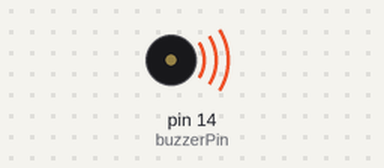
This sketch was run on a simulated Arduino Uno, built with avr-gcc and run on an emulated ATmega328P. Shown: buzzer (waves = sounding).

Above: at 0.1 s.
At 32.3 s:
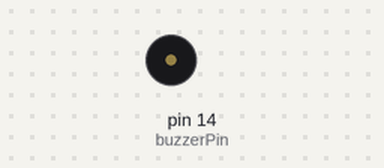
Timing chart, 0 to 33.8 s (numbered marks = the images above):
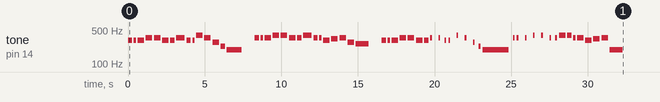

The sketch:

SOng.ino
```cpp
#include "pitches.h"

int buzzerPin = 14;
int numNotes = 63;
int numNotes2 = 63;
// notes in the melody:
int melody[] = {
  Eb4, R, Eb4, R, Eb4, R, F4, R, F4, R,
  Eb4, R, Eb4, R, F4, F4, R, Eb4, R, Eb4, R,
  G4, R, F4, R, Db4, R, Bb3, R, G3, G3, r,

  F4, R, F4, R, F4, R, G4, R, G4, R,
  F4, R, F4, R, G4, G4, R, F4, R, F4, R,
  Eb4, R, E4, R, F4, R, Db4, R, C4, r,
};
int melody2[] = {
  Eb4, R, Eb4, R, Eb4, R, F4, R, F4, R,
  Eb4, R, Eb4, R, F4, R, F4, R, Eb4, R, Eb4, R,
  G4, R, F4, R, Db4, R, Bb3, R, G3, G3, r,

  F4, R, F4, R, F4, R, G4, R, G4, R,
  F4, R, F4, R, G4, R, G4, R, F4, R, F4, R,
  Eb4, R, E4, R, F4, R, G3, R, Ab3, r,
};
/*
  F4, E4, F4, E4,
  F4, Ab3, Db4, F4,
  G4, Eb4, C4, Eb4, G4,

  Ab4, G4, Ab4, G4,
  Ab4, F4, G4, Ab4,
  Bb4, r, Ab4, G4, F4,
  Eb4, F4, G4, Eb4
  */

// note durations: 4 = quarter note, 16 = eighth note, etc.:
int noteDurations[] = {
  6, 16, 12, 16, 4, 16, 4, 16, 4, 16,
  4, 16, 6, 16, 12, 4, 16, 6, 16, 12, 16,
  4, 16, 4, 16, 4, 16, 6, 16, 12, 2, 2,

  6, 16, 12, 16, 4, 16, 4, 16, 4, 16,
  4, 16, 6, 16, 12, 4, 16, 6, 16, 12, 16,
  4, 16, 4, 16, 4, 16, 4, 16, 2, 2,
};

int noteDurations2[] = {
  6, 16, 12, 16, 4, 16, 4, 16, 4, 16,
  4, 16, 6, 16, 12, 4, 16, 6, 16, 12, 16,
  4, 16, 4, 16, 4, 16, 6, 16, 12, 2, 2,

  6, 16, 12, 16, 4, 16, 4, 16, 4, 16,
  4, 16, 6, 16, 12, 4, 16, 6, 16, 12, 16,
  4, 16, 4, 16, 4, 16, 4, 16, 2, 2,
};
/*
  4, 4, 4, 4,
  4, 4, 4, 4,
  4, 4, 4, 4, 4,

  4, 4, 4, 4,
  4, 4, 4, 4,
  6, 4, 12, 4, 4,
  4, 4, 4, 4

  */

void setup() {
  for (int thisNote = 0; thisNote < numNotes; thisNote++) {

    int noteDuration = 1702 / noteDurations[thisNote];
    tone(buzzerPin, melody[thisNote], noteDuration);
    delay(noteDuration);
    noTone(buzzerPin);
  }
  for (int i = 0; i < numNotes2; i++) {
    int noteDuration2 = 1702 / noteDurations2[i];
    tone(buzzerPin, melody2[i], noteDuration2);
    delay(noteDuration2);
  }
}

void loop() {
  // no need to repeat the melody.
}
```

pitches.h
```cpp
#define G3  196
#define Ab3 208
#define A3  220
#define Bb3 233
#define B3  247
#define C4  262
#define Db4 277
#define D4  294
#define Eb4 311
#define E4  330
#define F4  349
#define G4  392
#define Ab4 415
#define A4  440
#define Bb4 466
#define B4  494
#define C5  523
#define Db5 554
#define D5  587
#define Eb5 622
#define E5  659
#define F5  698
#define G5  784
#define Ab5 831
#define A5  880
#define Bb5 932
#define B5  988
#define r   0
#define R   0
```
